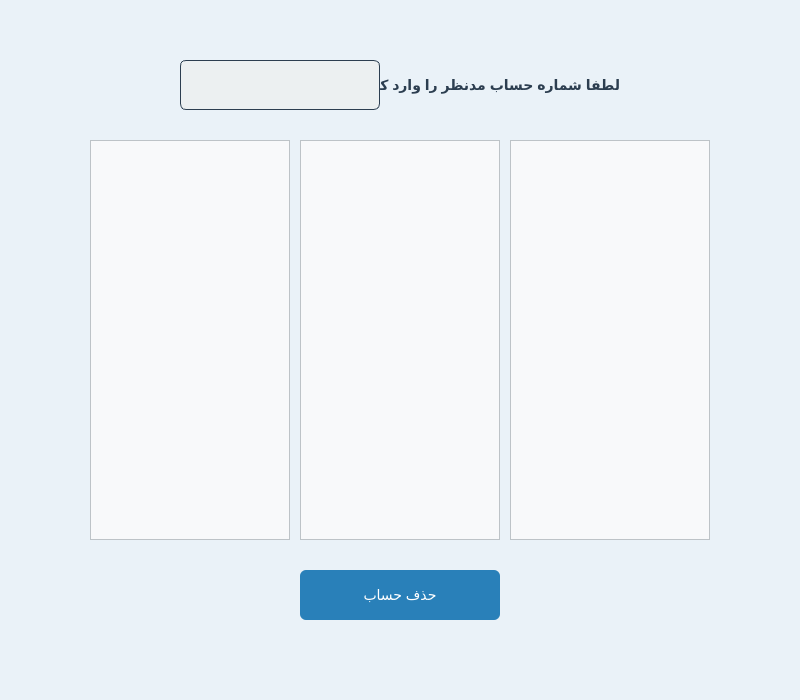
<?xml version="1.0" encoding="UTF-8"?>
<ui version="4.0">
 <class>RemoveAccountPage</class>
 <widget class="QDialog" name="RemoveAccountPage">
  <property name="geometry">
   <rect>
    <x>0</x>
    <y>0</y>
    <width>800</width>
    <height>700</height>
   </rect>
  </property>
  <property name="windowTitle">
   <string>Dialog</string>
  </property>
  <property name="styleSheet">
   <string notr="true">#RemoveAccountPage{
background-color: #eaf2f8;
}</string>
  </property>
  <widget class="QPushButton" name="removeAccountButton">
   <property name="geometry">
    <rect>
     <x>300</x>
     <y>570</y>
     <width>200</width>
     <height>50</height>
    </rect>
   </property>
   <property name="styleSheet">
    <string notr="true"> #removeAccountButton {
        background-color: #2980b9;
        color: white;
        border: none;
        border-radius: 6px;
        padding: 8px 16px;
        font-size: 14px;
    }
    #removeAccountButton:hover {
        background-color: #3498db;
    }
    #removeAccountButton:pressed {
        background-color: #1c5980;
    }</string>
   </property>
   <property name="text">
    <string>حذف حساب</string>
   </property>
  </widget>
  <widget class="QLabel" name="label">
   <property name="geometry">
    <rect>
     <x>320</x>
     <y>60</y>
     <width>300</width>
     <height>50</height>
    </rect>
   </property>
   <property name="styleSheet">
    <string notr="true">#label {
        color: #2c3e50;
        font-size: 14px;
        font-weight: bold;
    }</string>
   </property>
   <property name="text">
    <string>لطفا شماره حساب مدنظر را وارد کنید</string>
   </property>
  </widget>
  <widget class="QLineEdit" name="accountNumberField">
   <property name="geometry">
    <rect>
     <x>180</x>
     <y>60</y>
     <width>200</width>
     <height>50</height>
    </rect>
   </property>
   <property name="styleSheet">
    <string notr="true">#accountNumberField {
        border: 1px solid #2c3e50;
        border-radius: 6px;
        padding: 6px;
        background-color: #ecf0f1;
        font-size: 14px;
	    color: rgb(0, 0, 0);
 }
 #accountNumberField:focus {
        border: 1px solid #2980b9;
        background-color: #ffffff;
    }</string>
   </property>
  </widget>
  <widget class="QListWidget" name="accountNumberList">
   <property name="geometry">
    <rect>
     <x>90</x>
     <y>140</y>
     <width>200</width>
     <height>400</height>
    </rect>
   </property>
   <property name="styleSheet">
    <string notr="true">#accountNumberList {
	color: rgb(0, 0, 0);
        background-color: #f8f9fa;
        border: 1px solid #bdc3c7;
        font-size: 14px;
        padding: 4px;
    }
    #accountNumberList::item {
        padding: 8px;
        border-bottom: 1px solid #dcdcdc;
    }
    #accountNumberList::item:selected {
        background-color: #d6eaf8;
        color: #154360;
    }</string>
   </property>
  </widget>
  <widget class="QListWidget" name="accountTypeList">
   <property name="geometry">
    <rect>
     <x>300</x>
     <y>140</y>
     <width>200</width>
     <height>400</height>
    </rect>
   </property>
   <property name="styleSheet">
    <string notr="true">#accountTypeList {
	color: rgb(0, 0, 0);
        background-color: #f8f9fa;
        border: 1px solid #bdc3c7;
        font-size: 14px;
        padding: 4px;
    }
    #accountTypeList::item {
        padding: 8px;
        border-bottom: 1px solid #dcdcdc;
    }
    #accountTypeList::item:selected {
        background-color: #d6eaf8;
        color: #154360;
    }</string>
   </property>
  </widget>
  <widget class="QListWidget" name="ownerList">
   <property name="geometry">
    <rect>
     <x>510</x>
     <y>140</y>
     <width>200</width>
     <height>400</height>
    </rect>
   </property>
   <property name="styleSheet">
    <string notr="true">#ownerList {
	color: rgb(0, 0, 0);
        background-color: #f8f9fa;
        border: 1px solid #bdc3c7;
        font-size: 14px;
        padding: 4px;
    }
    #ownerList::item {
        padding: 8px;
        border-bottom: 1px solid #dcdcdc;
    }
    #ownerList::item:selected {
        background-color: #d6eaf8;
        color: #154360;
    }</string>
   </property>
  </widget>
 </widget>
 <resources/>
 <connections/>
</ui>
